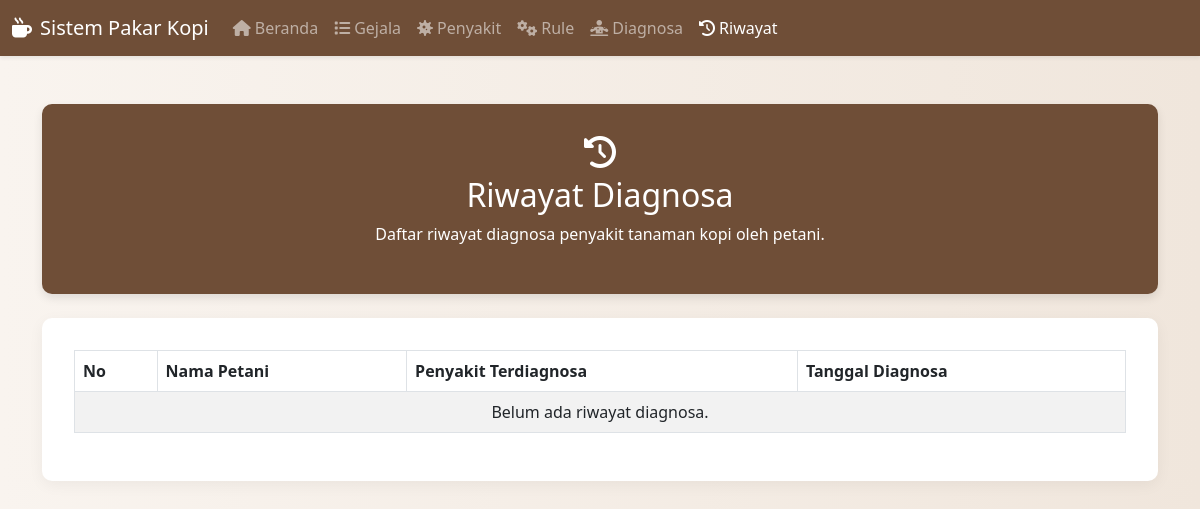
The app's page /riwayat.php, older data.
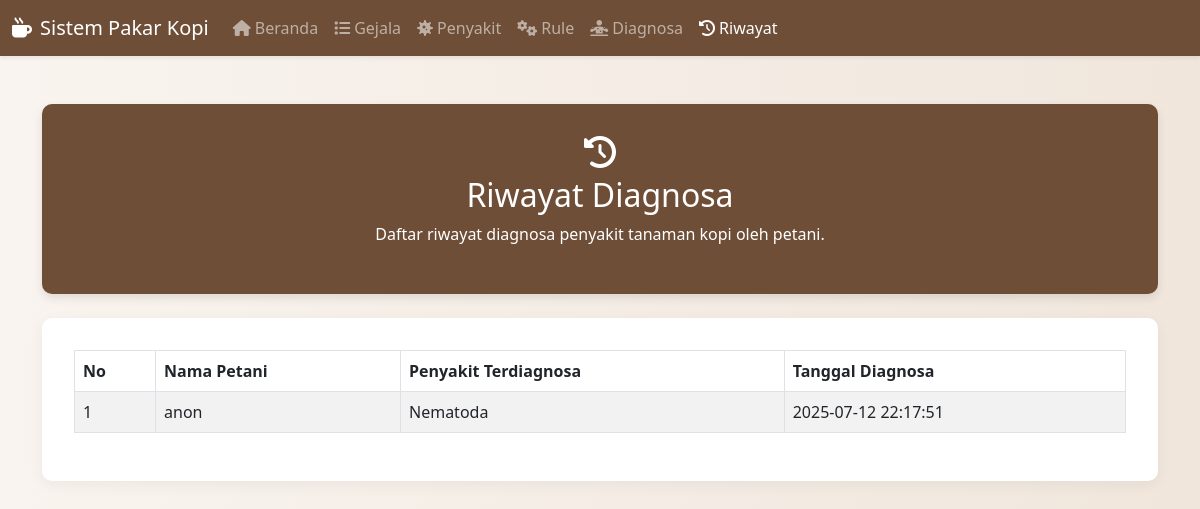
The same page, newer data.
### tables this page shows
CREATE TABLE `diagnosa` (
  `id_diagnosa` int(11) NOT NULL,
  `nama_pengguna` varchar(255) NOT NULL,
  `id_penyakit` int(11) DEFAULT NULL,
  `tanggal_diagnosa` datetime DEFAULT current_timestamp()
);

CREATE TABLE `penyakit` (
  `id_penyakit` int(11) NOT NULL,
  `kode_penyakit` varchar(10) NOT NULL,
  `nama_penyakit` varchar(100) NOT NULL,
  `solusi` text NOT NULL,
  `gambar` varchar(255) DEFAULT NULL
);

### riwayat.php (the view, shortened to what this page needs)
<?php include 'config.php'; ?>
<!DOCTYPE html>
<html lang="id">
<head>
    <link href="https://cdn.jsdelivr.net/npm/bootstrap@5.3.0/dist/css/bootstrap.min.css" rel="stylesheet">
    <link rel="stylesheet" href="https://cdnjs.cloudflare.com/ajax/libs/font-awesome/6.4.0/css/all.min.css ">
    <link rel="stylesheet" href="https://cdn.datatables.net/1.13.6/css/dataTables.bootstrap5.min.css ">
</head>
<body>
<?php include 'navbar.php'; ?>
<div class="container mt-5">
    <div class="page-header mb-4">
        <i class="fas fa-history fa-2x mb-2"></i>
        <h2>Riwayat Diagnosa</h2>
        <p>Daftar riwayat diagnosa penyakit tanaman kopi oleh petani.</p>
    </div>
    <div class="table-container">
        <table id="tabelRiwayat" class="table table-striped table-bordered">
            <thead>
                <tr>
                    <th>No</th>
                    <th>Nama Petani</th>
                    <th>Penyakit Terdiagnosa</th>
                    <th>Tanggal Diagnosa</th>
                </tr>
            </thead>
            <tbody>
                <?php
                $no = 1;
                $sql = "
                    SELECT d.nama_pengguna, p.nama_penyakit, d.tanggal_diagnosa
                    FROM diagnosa d
                    JOIN penyakit p ON d.id_penyakit = p.id_penyakit
                    ORDER BY d.tanggal_diagnosa DESC
                ";
                $result = $conn->query($sql);
                if ($result && $result->num_rows > 0):
                    while ($row = $result->fetch_assoc()):
                ?>
                <tr>
                    <td><?= $no++ ?></td>
                    <td><?= htmlspecialchars($row['nama_pengguna']) ?></td>
                    <td><?= htmlspecialchars($row['nama_penyakit']) ?></td>
                    <td><?= htmlspecialchars($row['tanggal_diagnosa']) ?></td>
                </tr>
                <?php endwhile; else: ?>
                <tr>
                    <td colspan="4" class="text-center">Belum ada riwayat diagnosa.</td>
                </tr>
                <?php endif; ?>
            </tbody>
        </table>
    </div>
</div>
</body>
</html>

### navbar.php (shortened to what this page needs)
<?php
$current_page = basename($_SERVER['PHP_SELF']);
?>
<nav class="navbar navbar-expand-lg navbar-dark bg-brown shadow-sm">
    <div class="container-fluid">
        <a class="navbar-brand" href="#"><i class="fas fa-mug-hot me-2"></i>Sistem Pakar Kopi</a>
        <div class="collapse navbar-collapse" id="navbarNav">
            <ul class="navbar-nav me-auto mb-2 mb-lg-0">
                <li class="nav-item">
                    <a class="nav-link <?= ($current_page == 'index.php') ? 'active' : '' ?>" href="index.php"><i class="fas fa-home me-1"></i>Beranda</a>
                </li>
                <li class="nav-item">
                    <a class="nav-link <?= ($current_page == 'gejala.php') ? 'active' : '' ?>" href="gejala.php"><i class="fas fa-list me-1"></i>Gejala</a>
                </li>
                <li class="nav-item">
                    <a class="nav-link <?= ($current_page == 'penyakit.php') ? 'active' : '' ?>" href="penyakit.php"><i class="fas fa-virus me-1"></i>Penyakit</a>
                </li>
                <li class="nav-item">
                    <a class="nav-link <?= ($current_page == 'rule.php') ? 'active' : '' ?>" href="rule.php"><i class="fas fa-cogs me-1"></i>Rule</a>
                </li>
                <li class="nav-item">
                    <a class="nav-link <?= ($current_page == 'diagnosa.php') ? 'active' : '' ?>" href="diagnosa.php"><i class="fas fa-diagnoses me-1"></i>Diagnosa</a>
                </li>
                <li class="nav-item">
                    <a class="nav-link <?= ($current_page == 'riwayat.php') ? 'active' : '' ?>" href="riwayat.php"><i class="fas fa-history me-1"></i>Riwayat</a>
                </li>
            </ul>
        </div>
    </div>
</nav>

### riwayat.php (style rules this page uses)
body { background: linear-gradient(to right, #f9f4ef, #f0e6dc); font-family: 'Segoe UI', sans-serif; }
.page-header { background-color: #6f4e37; color: white; padding: 2rem; border-radius: 10px; text-align: center; box-shadow: 0 4px 10px rgba(0,0,0,0.1); }
.table-container { background-color: #fff; padding: 2rem; border-radius: 10px; box-shadow: 0 4px 15px rgba(0,0,0,0.05); }

### navbar.php (style rules this page uses)
.bg-brown { background-color: #6f4e37; }

Row changes from the older to the newer data that the page shows:
added diagnosa: nama_pengguna "anon", id_penyakit.nama_penyakit "Nematoda", tanggal_diagnosa "2025-07-12 22:17:51"
Text that changed along with them:
text no longer shown: "Belum ada riwayat diagnosa."
